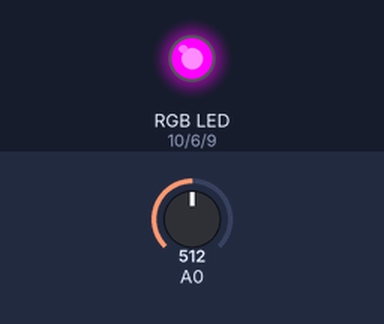
The sketch below on a simulated Arduino Uno, built with avr-gcc and run on an emulated ATmega328P. On the bench: an RGB LED mixed from three pins (HIGH = lit). The inputs (shaded band) are chosen by the test bench; at power-on: A0 = 512.

Above: at 1.2 s.
1.3 s: A0 set to 665
2.8 s: A0 set to 697
At 3.3 s:
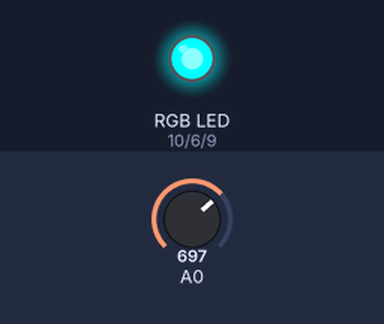
4.3 s: A0 set to 832
5.8 s: A0 set to 862
At 6.8 s:
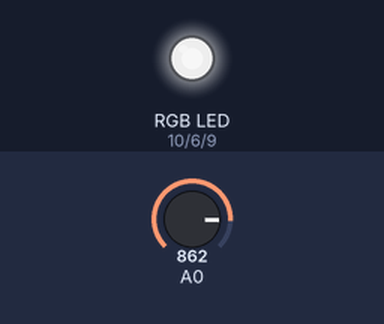
7.3 s: A0 set to 840
At 7.9 s:
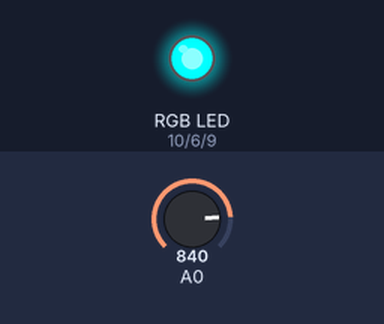
8.8 s: A0 set to 860
At 10.2 s:
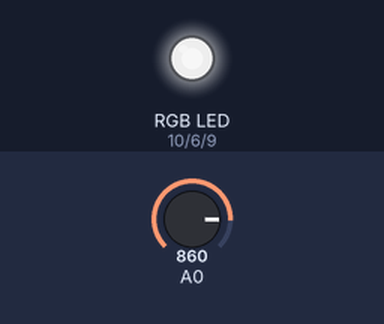
Timing chart, 0 to 11.3 s (numbered marks = the images above; inputs shaded):
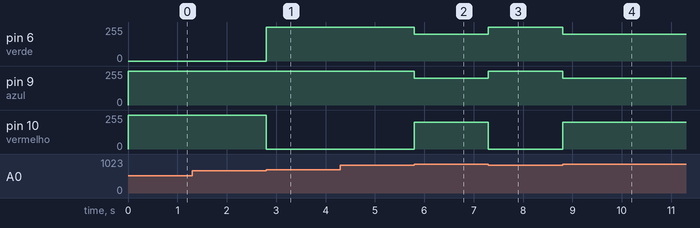

The sketch:

01.ino
```cpp
int valor;

int vermelho = 10;
int azul = 9;
int verde = 6;

void setup()
{
  pinMode(vermelho, OUTPUT);
  pinMode(azul, OUTPUT);
  pinMode(verde, OUTPUT);
}

void setColor(int r, int g, int b){
  analogWrite(vermelho, r);
  analogWrite(verde, g);
  analogWrite(azul, b);
}

void loop(){
  valor = analogRead(A0);

  if (valor < 170){
    setColor(0, 255, 0); // verde
  }
  else if (valor < 340){
    setColor(0, 0, 255); // azul
  }
  else if (valor < 510){
    setColor(255, 0, 0); // vermelho
  }
  else if (valor < 680){
    setColor(255, 0, 255); // roxo
  }
  else if (valor < 850){
    setColor(0, 255, 255); // ciano
  }
  else {
    setColor(200, 200, 200); // branco suave
  }
}
```

Measured:
- the behaviour switches between 679 and 680 on A0 (found by bisection; images 0 and 1)
- the behaviour switches between 849 and 850 on A0 (found by bisection; images 1 and 2)
- after the input at 1.3 s, every drawn part: stays the same
- after the input at 2.8 s, pin 6 (verde): 0/255 → 255/255 at once; pin 10 (vermelho): 255/255 → 0/255 at once
- after the input at 4.3 s, every drawn part: stays the same
- after the input at 5.8 s, pin 6 (verde), pin 9 (azul): 255/255 → 200/255 at once; pin 10 (vermelho): 0/255 → 200/255 at once
- after the input at 7.3 s, pin 6 (verde), pin 9 (azul): 200/255 → 255/255 at once; pin 10 (vermelho): 200/255 → 0/255 at once
- after the input at 8.8 s, pin 6 (verde), pin 9 (azul): 255/255 → 200/255 at once; pin 10 (vermelho): 0/255 → 200/255 at once
